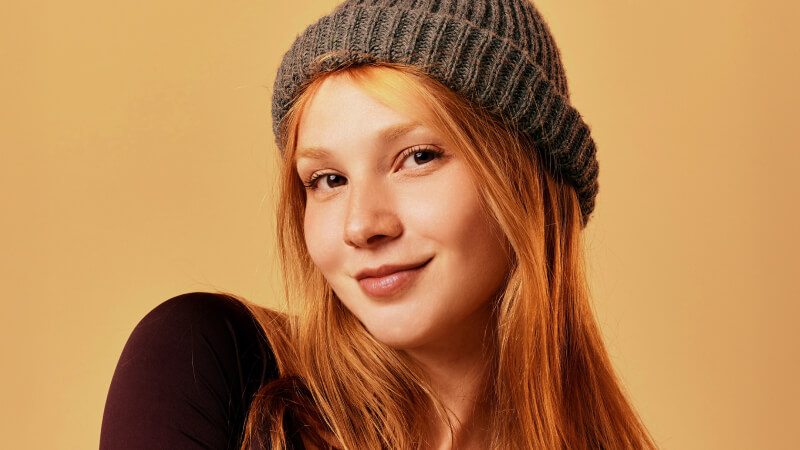
#> input picture basics/input.png, 800 x 450 px, found by its file name
$ python 4drawing_shapes.py
#> lines starting #> are read from the running program, lines starting #| are printed output that depends on the picture; after the words box and inside, x2 and y2 are one past the last pixel; in counts of white or black regions, pixels touching at a corner belong together
import cv2
import numpy as np

from constants import input_img
img = cv2.imread(input_img)
#> img is the input picture: shape (450, 800, 3); mean B, G, R 80.2, 129.5, 181.4
img = cv2.resize(img, (500, 600))
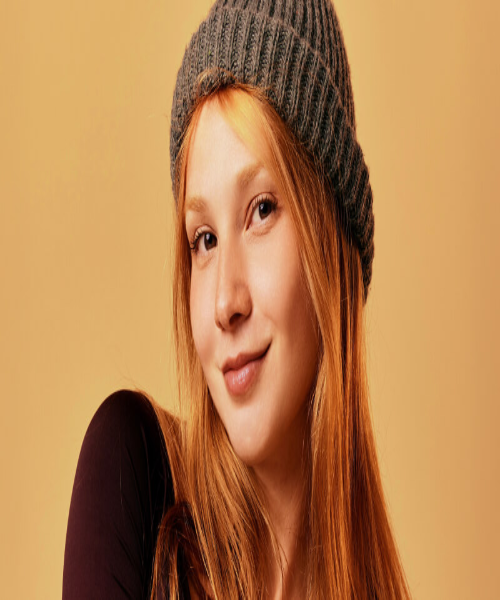
#> img: shape (600, 500, 3); mean B, G, R 80.1, 129.4, 181.3

# openCV uses BGR, not RGB
RED = (0, 0, 255)
GREEN = (0, 255, 0)
BLUE = (255, 0, 0)
YELLOW = (0, 255, 255)
WHITE = (255, 255, 255)

# Rectangle: (image, top-left, bottom-right, color, thickness)
cv2.rectangle(img, (50, 50), (200, 200), BLUE, 3)

# Circle: (image, center, radius, color, thickness)
# Use -1 for thickness to FILL the shape
cv2.circle(img, (400, 150), 60, GREEN, -1)

# Line: (image, start, end, color, thickness)
cv2.line(img, (50, 250), (550, 250), RED, 5)

# POLYGONS (Polyshape)
# Defining points for a diamond/star shape
pts = np.array([[300, 350], [400, 450], [300, 550], [200, 450]], np.int32)
# Reshape points for OpenCV (required for polylines)
pts = pts.reshape((-1, 1, 2))
cv2.polylines(img, [pts], True, YELLOW, 3)

# TEXT
# (image, text, position, font, scale, color, thickness)
cv2.putText(img, "OpenCV Workshop", (150, 300), cv2.FONT_HERSHEY_SIMPLEX, 1, WHITE, 2)
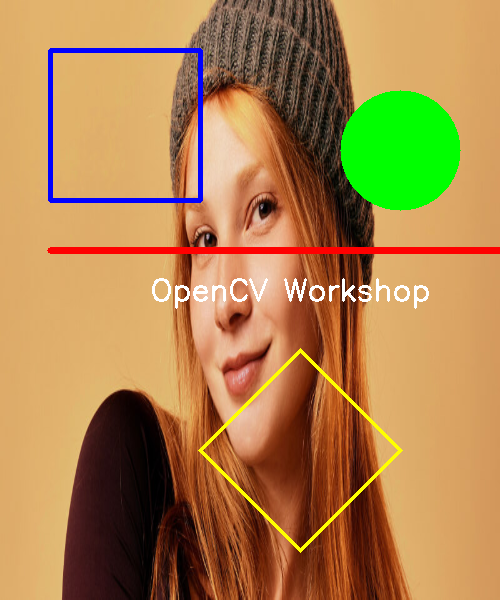
#> img: shape (600, 500, 3); mean B, G, R 77.7, 131.8, 173.1

# Semi transparent overlay
# Create a copy, draw a filled shape, then blend it
overlay = img.copy()
cv2.rectangle(overlay, (50, 400), (150, 550), (255, 0, 255), -1)
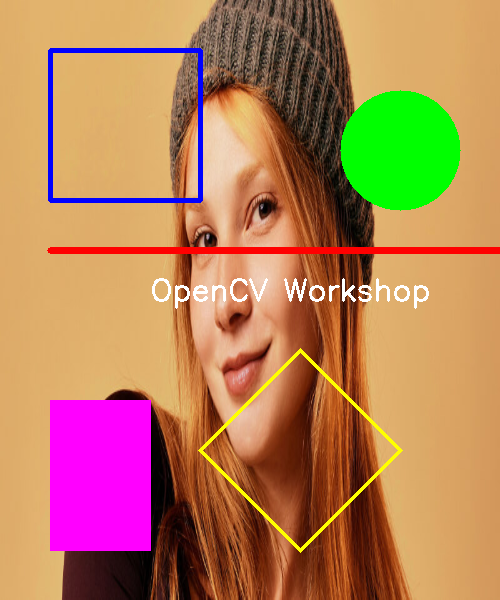
#> overlay: shape (600, 500, 3); 5.08% of pixels changed, all inside (x1, y1, x2, y2) = (50, 400, 151, 551)
# alpha = transparency of original, beta = transparency of overlay
cv2.addWeighted(overlay, 0.2, img, 0.6, 0, img)
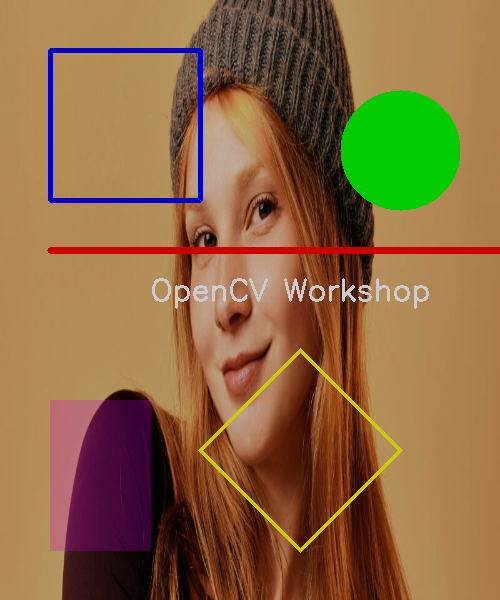
#> img: shape (600, 500, 3); mean B, G, R 64.4, 104.8, 140.2

# 7. DISPLAY
cv2.imshow('Final Drawings', img)
cv2.waitKey(0)
cv2.destroyAllWindows()
